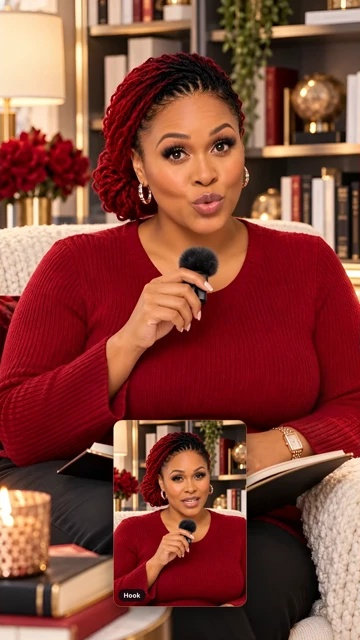
#> input picture faceless48-beta/sales-page-assets/stills/own/picture-in-picture.jpg, 360 x 640 px
$ python -i overlap_report.py   (imports and definitions only)
#> lines starting #> are read from the running program, lines starting #| are printed output that depends on the picture; after the words box and inside, x2 and y2 are one past the last pixel; in counts of white or black regions, pixels touching at a corner belong together
#!/usr/bin/env python3
"""Reads the <t>-cap.png / <t>-art.png pairs written by check-stick.mjs and lists the times where the
captions come within CLEARANCE pixels of the art. Usage: python3 -I scripts/overlap_report.py <dir>"""
import sys
from pathlib import Path

import numpy as np
from PIL import Image, ImageFilter

CLEARANCE = 22      # px at full size
THRESHOLD = 25      # shared pixels at quarter size that count as a collision
Q = 4


def mask(path):
    im = Image.open(path).convert("L")
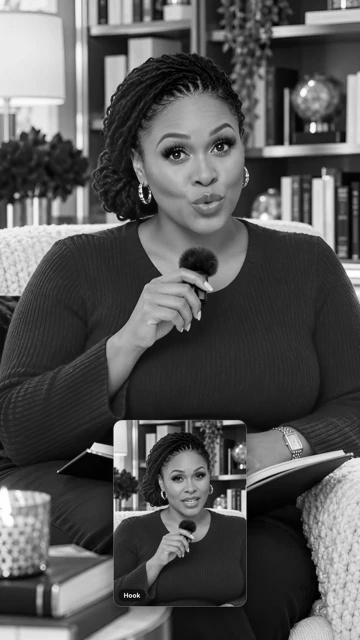
#> im: PIL image 360x640 L; min 0, max 255, mean 87.2
    im = im.resize((im.width // Q, im.height // Q), Image.BILINEAR)
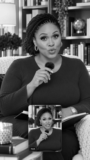
#> im: PIL image 90x160 L; min 2, max 254, mean 87.2
    return im.point(lambda v: 255 if v < 215 else 0)
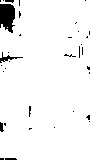
#> returned value: PIL image 90x160 L; 95.7% white; 35 black regions (31 under 20 px), largest, box (x1, y1, x2, y2) and area: (0, 4, 15, 33) 346, (0, 52, 23, 63) 68, (0, 122, 4, 132) 28, (5, 158, 17, 160) 23


d = Path(sys.argv[1])
bad = []
# [10 lines not run here, left out]

>>> result = mask('../../faceless48-beta/sales-page-assets/stills/own/picture-in-picture.jpg')

$ run again, on faceless48-beta/sales-page-assets/stills/own/fx-chat-bubbles.jpg
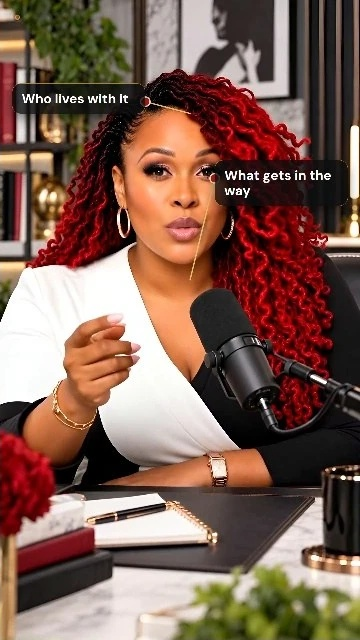
#> input picture faceless48-beta/sales-page-assets/stills/own/fx-chat-bubbles.jpg, 360 x 640 px
#> in mask, `im = im.resize((im.width // Q, im.height // Q), Image.BILINEAR)`:
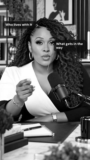
#> im: PIL image 90x160 L; min 0, max 255, mean 103.7
#> in mask, `return im.point(lambda v: 255 if v < 215 else 0)`:
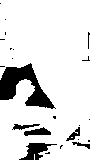
#> returned value: PIL image 90x160 L; 87% white; 23 black regions (17 under 20 px), largest, box (x1, y1, x2, y2) and area: (0, 63, 56, 109) 1141, (19, 143, 57, 160) 298, (24, 127, 51, 136) 144, (12, 124, 40, 130) 85, (66, 127, 80, 141) 76, (72, 142, 90, 149) 52

$ run again, on faceless48-beta/sales-page-assets/stills/own/fx-checklist.jpg
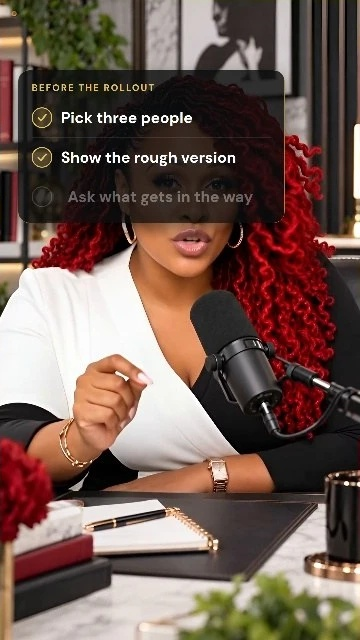
#> input picture faceless48-beta/sales-page-assets/stills/own/fx-checklist.jpg, 360 x 640 px
#> in mask, `im = im.resize((im.width // Q, im.height // Q), Image.BILINEAR)`:
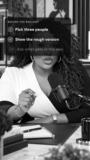
#> im: PIL image 90x160 L; min 0, max 253, mean 96.2
#> in mask, `return im.point(lambda v: 255 if v < 215 else 0)`:
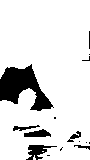
#> returned value: PIL image 90x160 L; 87.2% white; 15 black regions (9 under 20 px), largest, box (x1, y1, x2, y2) and area: (0, 64, 54, 111) 1269, (26, 145, 57, 160) 215, (24, 129, 51, 137) 145, (13, 125, 40, 131) 73, (67, 131, 81, 142) 61, (74, 145, 90, 150) 36
